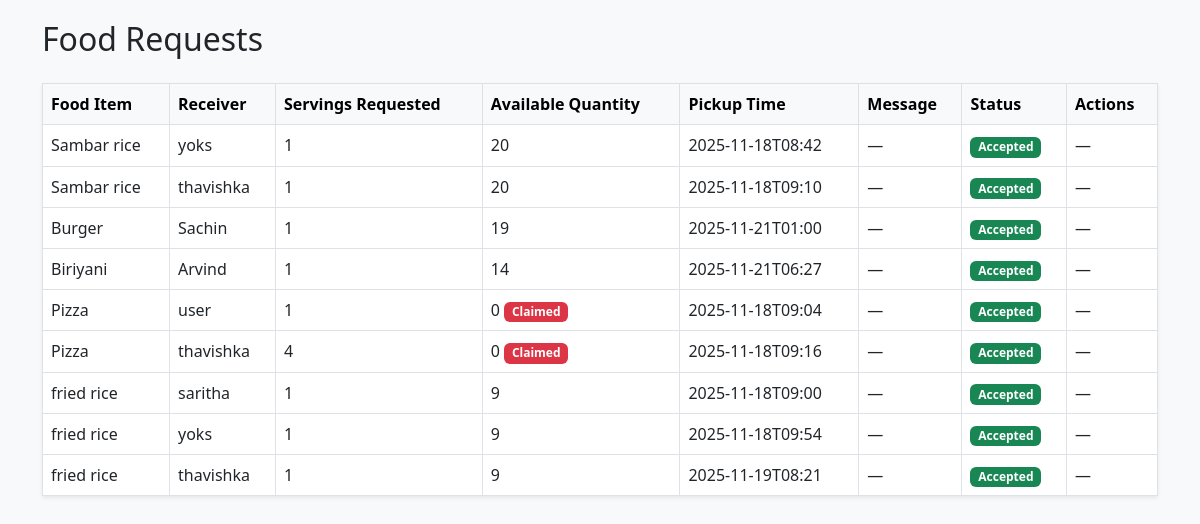
Page /requests/ (signed in) on the committed database.
### main/models.py (models this page shows, shortened)
class FoodRequest(models.Model):
    STATUS_CHOICES = [
        ('pending', 'Pending'),
        ('accepted', 'Accepted'),
        ('rejected', 'Rejected'),
    ]
    food = models.ForeignKey(FoodItem, on_delete=models.CASCADE)
    receiver = models.ForeignKey(User, on_delete=models.CASCADE)
    servings = models.IntegerField()
    pickup_time = models.CharField(max_length=100)
    message = models.TextField(blank=True, null=True)
    status = models.CharField(max_length=20, choices=STATUS_CHOICES, default='pending')
    created_at = models.DateTimeField(auto_now_add=True)

class FoodItem(models.Model):
    FOOD_TYPE_CHOICES = [
        ('vegetarian', 'Vegetarian'),
        ('non-vegetarian', 'Non-Vegetarian'),
        ('vegan', 'Vegan'),
    ]
    STATUS_CHOICES = [
        ('available', 'Available'),
        ('claimed', 'Claimed'),
        ('expired', 'Expired'),
    ]
    donor = models.ForeignKey(User, on_delete=models.CASCADE)
    name = models.CharField(max_length=100)
    description = models.TextField()
    food_type = models.CharField(max_length=20, choices=FOOD_TYPE_CHOICES)
    quantity = models.IntegerField()
    location = models.CharField(max_length=150)
    expiry_time = models.DateTimeField(null=True, blank=True)
    status = models.CharField(max_length=20, choices=STATUS_CHOICES, default='available')
    image = models.ImageField(upload_to='food_images/', blank=True, null=True)
    created_at = models.DateTimeField(auto_now_add=True)

### main/views.py (the view)
# urls.py: path("requests/", views.donor_requests, name="donor_requests"),
@login_required
def donor_requests(request):
    requests_list = FoodRequest.objects.filter(food__donor=request.user)
    return render(request, "main/donor_requests.html", {"requests": requests_list})

### main/templates/main/donor_requests.html (shortened to what this page needs)
{% load static %}
<!DOCTYPE html>
<html lang="en">
<head>
    <link href="https://cdn.jsdelivr.net/npm/bootstrap@5.3.0/dist/css/bootstrap.min.css" rel="stylesheet">
</head>
<body>
<div class="container">
    <h2>Food Requests</h2>
    <table class="table table-bordered table-hover bg-white shadow-sm">
        <thead class="table-light">
            <tr>
                <th>Food Item</th>
                <th>Receiver</th>
                <th>Servings Requested</th>
                <th>Available Quantity</th>
                <th>Pickup Time</th>
                <th>Message</th>
                <th>Status</th>
                <th>Actions</th>
            </tr>
        </thead>
        <tbody>
            {% if requests %}
                {% for r in requests %}
                <tr>
                    <td>{{ r.food.name }}</td>
                    <td>{{ r.receiver.username }}</td>
                    <td>{{ r.servings }}</td>
                    <td>
                        {{ r.food.quantity }}
                        {% if r.food.quantity == 0 %}
                            <span class="badge badge-claimed">Claimed</span>
                        {% elif r.food.quantity < 5 %}
                            <span class="badge badge-low">Low</span>
                        {% endif %}
                    </td>
                    <td>{{ r.pickup_time }}</td>
                    <td>{{ r.message|default:"—" }}</td>
                    <td>
                        {% if r.status == 'pending' %}
                            <span class="badge bg-warning text-dark">Pending</span>
                        {% elif r.status == 'accepted' %}
                            <span class="badge bg-success">Accepted</span>
                        {% else %}
                            <span class="badge bg-danger">Rejected</span>
                        {% endif %}
                    </td>
                    <td>
                        {% if r.status == 'pending' %}
                            {% if r.servings <= r.food.quantity %}
                                <a href="{% url 'accept_request' r.id %}" class="btn btn-success btn-sm mb-1">Accept</a>
                            {% else %}
                                <button class="btn btn-secondary btn-sm mb-1" disabled>Insufficient Qty</button>
                            {% endif %}
                            <a href="{% url 'reject_request' r.id %}" class="btn btn-danger btn-sm mb-1">Reject</a>
                        {% else %}
                            —
                        {% endif %}
                    </td>
                </tr>
                {% endfor %}
            {% else %}
                <tr>
                    <td colspan="8" class="text-center">No food requests yet.</td>
                </tr>
            {% endif %}
        </tbody>
    </table>
</div>
</body>
</html>

### main/templates/main/donor_requests.html (style rules this page uses)
body { background-color: #f8f9fa; padding: 20px; }
h2 { margin-bottom: 25px; }
.table th, .table td { vertical-align: middle; }
.badge-claimed { background-color: #dc3545; color: #fff; }

### rows in the picture
FoodRequest: food.name "Sambar rice", receiver.username "yoks", servings "1", food.quantity "20", pickup_time "2025-11-18T08:42", message "—", status "Accepted"
FoodRequest: food.name "Sambar rice", receiver.username "thavishka", servings "1", food.quantity "20", pickup_time "2025-11-18T09:10", message "—", status "Accepted"
FoodRequest: food.name "Burger", receiver.username "Sachin", servings "1", food.quantity "19", pickup_time "2025-11-21T01:00", message "—", status "Accepted"
FoodRequest: food.name "Biriyani", receiver.username "Arvind", servings "1", food.quantity "14", pickup_time "2025-11-21T06:27", message "—", status "Accepted"
FoodRequest: food.name "Pizza", receiver.username "user", servings "1", food.quantity "0", shows "Claimed", pickup_time "2025-11-18T09:04", message "—", status "Accepted"
FoodRequest: food.name "Pizza", receiver.username "thavishka", servings "4", food.quantity "0", shows "Claimed", pickup_time "2025-11-18T09:16", message "—", status "Accepted"
FoodRequest: food.name "fried rice", receiver.username "saritha", servings "1", food.quantity "9", pickup_time "2025-11-18T09:00", message "—", status "Accepted"
FoodRequest: food.name "fried rice", receiver.username "yoks", servings "1", food.quantity "9", pickup_time "2025-11-18T09:54", message "—", status "Accepted"
FoodRequest: food.name "fried rice", receiver.username "thavishka", servings "1", food.quantity "9", pickup_time "2025-11-19T08:21", message "—", status "Accepted"
